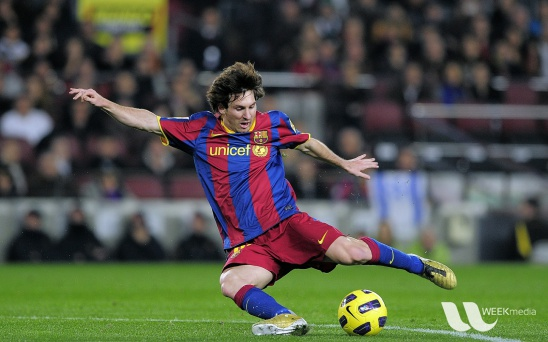
#> input picture messi5.jpg, 548 x 342 px
$ python bitwise.py
#> lines starting #> are read from the running program, lines starting #| are printed output that depends on the picture; pictures that were not available may be replaced by others from this repository, and a replacement may not be noted
# -*- coding: utf-8 -*-
"""
Created on Sun Dec 18 19:30:05 2016

@author: josemiguelarrieta
"""
import cv2

# Load two images
img1 = cv2.imread('messi5.jpg')
#> img1 is the input picture: shape (342, 548, 3); mean B, G, R 72.4, 86, 82.2
img2 = cv2.imread('opencv_logo.png')
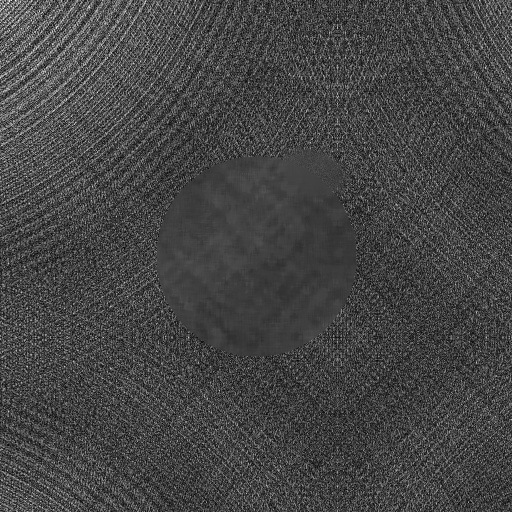
#> input picture Img_defect.jpg, 512 x 512 px, given in place of opencv_logo.png, which was not available
#> img2 is the input picture: shape (512, 512, 3); min 0, max 254, mean 69.1

# I want to put logo on top-left corner, So I create a ROI
rows,cols,channels = img2.shape
#> rows = 512; cols = 512; channels = 3
roi = img1[0:rows, 0:cols ]
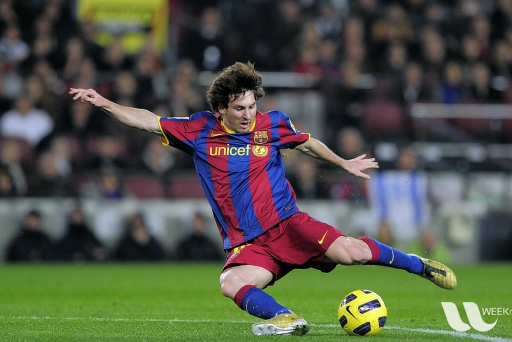
#> roi: shape (342, 512, 3); mean B, G, R 73, 86.2, 82.9

# Now create a mask of logo and create its inverse mask also
img2gray = cv2.cvtColor(img2,cv2.COLOR_BGR2GRAY)
ret, mask = cv2.threshold(img2gray, 10, 255, cv2.THRESH_BINARY)
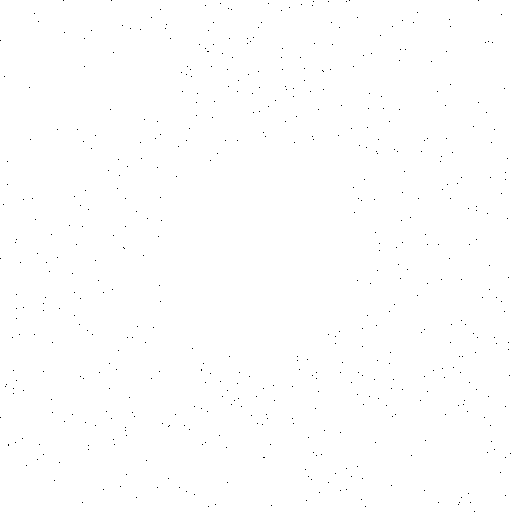
#> mask: shape (512, 512); 99.8% white; black in thin lines or dots
mask_inv = cv2.bitwise_not(mask)
#> mask_inv: shape (512, 512); 0.2% white in thin lines or dots

# Now black-out the area of logo in ROI
#> (the run stopped early here; a loop or call above may not have finished)
